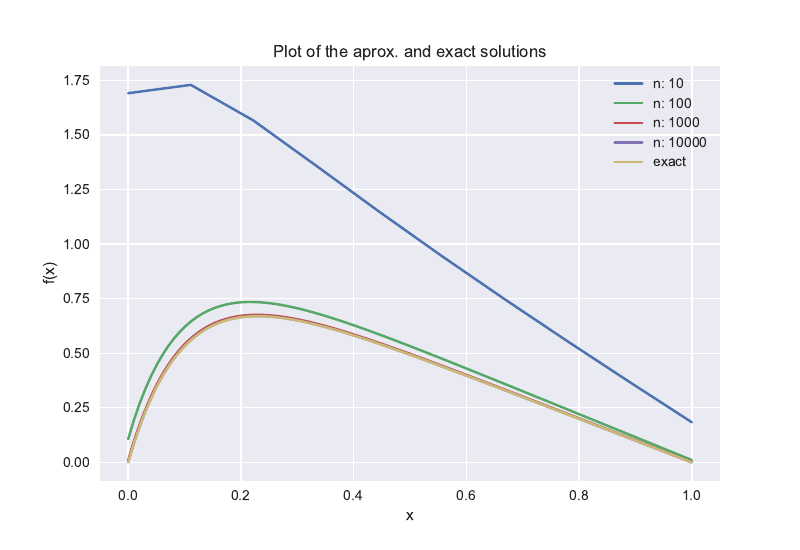

Write the Python code that produced this figure.
import seaborn
from numpy import zeros, exp, linspace, ones
from matplotlib.pyplot import plot, show, title, xlabel, ylabel, legend, savefig

def plot_rref(n):
    x, k, b_, u = rref(n) 
    
    plot(x, k)
    leg.append("n: " + str(n))
    return x, u

leg = []
plot_rref(10)
plot_rref(100)
x, u = plot_rref(1000)
plot_rref(10000)


plot(x, u)
xlabel("x"); ylabel("f(x)")
leg.append("exact")
legend(leg)
title("Plot of the aprox. and exact solutions")
savefig("test_b.pdf")
show()

def plot_rref(n):
    x, k, b_, u = rref(n) 
    
    plot(x, k)
    leg.append("n: " + str(n))
    return x, u

leg = []
plot_rref(10)
plot_rref(100)
x, u = plot_rref(1000)

plot(x, u)
xlabel("x"); ylabel("f(x)")
leg.append("exact")
legend(leg)
title("Plot of the aprox. and exact solutions")
savefig("test_b.pdf")
show()